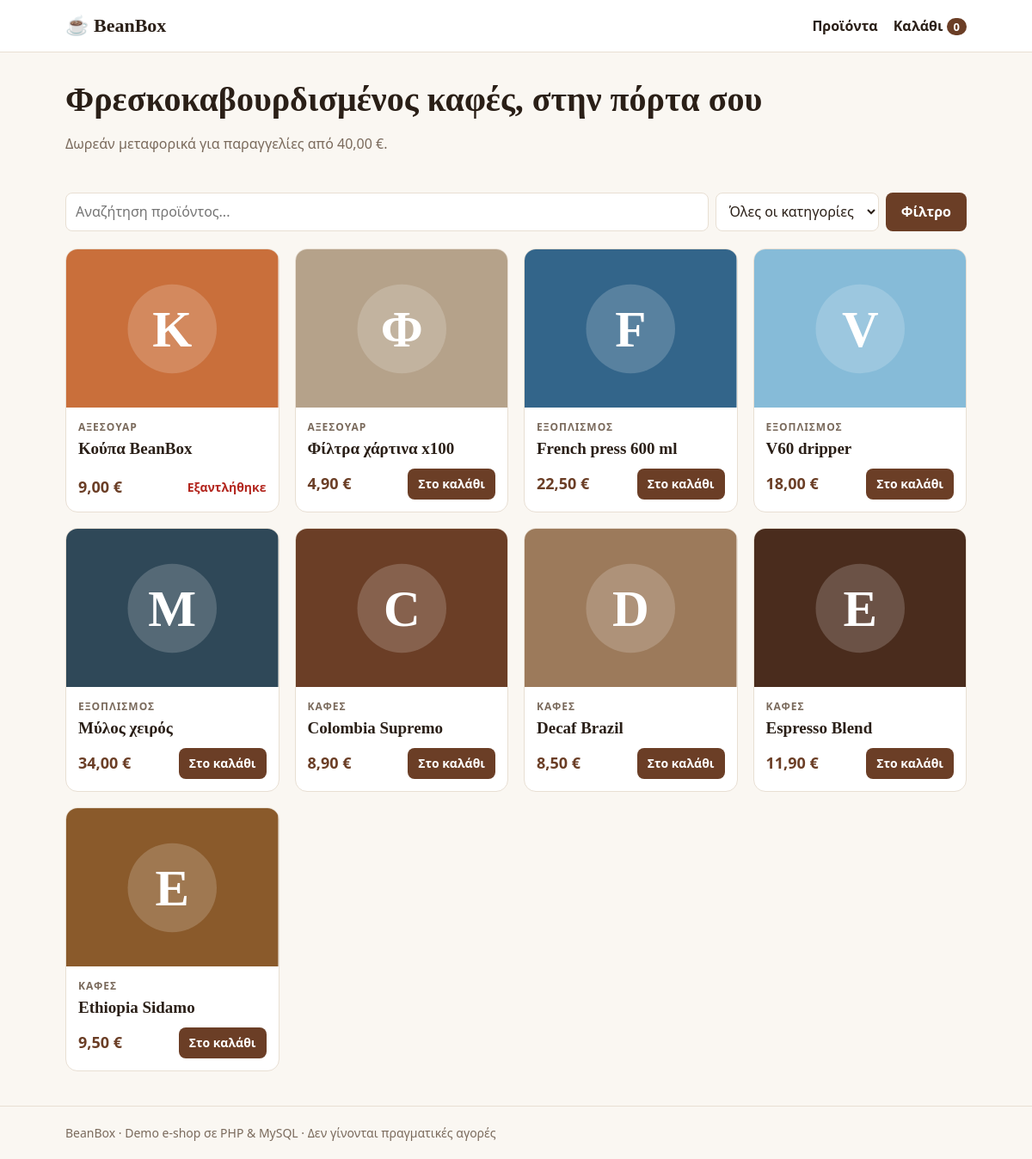
The page / on the database its author committed.
### tables this page shows
CREATE TABLE IF NOT EXISTS products (
    id          INT AUTO_INCREMENT PRIMARY KEY,
    name        VARCHAR(120)  NOT NULL,
    category    VARCHAR(60)   NOT NULL,
    description TEXT          NOT NULL,
    price       DECIMAL(10,2) NOT NULL,
    stock       INT           NOT NULL DEFAULT 0,
    color       VARCHAR(7)    NOT NULL DEFAULT '#6b4f3a',
    created_at  TIMESTAMP     NOT NULL DEFAULT CURRENT_TIMESTAMP
);

### index.php (the view, shortened to what this page needs)
<?php
require __DIR__ . '/includes/bootstrap.php';
$q   = trim($_GET['q'] ?? '');
$sql = 'SELECT * FROM products WHERE 1=1';
$params = [];
$sql .= ' ORDER BY category, name';
$stmt = db()->prepare($sql);
$stmt->execute($params);
$products = $stmt->fetchAll();
require __DIR__ . '/includes/header.php';
?>
<section class="hero">
  <h1>Φρεσκοκαβουρδισμένος καφές, στην πόρτα σου</h1>
  <p>Δωρεάν μεταφορικά για παραγγελίες από <?= money(FREE_SHIPPING_FROM) ?>.</p>
</section>
<form class="filters" method="get">
  <input type="search" name="q" value="<?= e($q) ?>" placeholder="Αναζήτηση προϊόντος...">
  <select name="cat">
    <option value="">Όλες οι κατηγορίες</option>
  </select>
  <button class="btn">Φίλτρο</button>
</form>
<?php if (!$products): ?>
  <p class="empty">Δεν βρέθηκαν προϊόντα.</p>
<?php else: ?>
<div class="grid">
  <?php foreach ($products as $p): ?>
    <article class="card">
      <a href="product.php?id=<?= (int) $p['id'] ?>" class="img"><?= product_image($p) ?></a>
      <div class="body">
        <span class="cat"><?= e($p['category']) ?></span>
        <h2><a href="product.php?id=<?= (int) $p['id'] ?>"><?= e($p['name']) ?></a></h2>
        <div class="row">
          <strong class="price"><?= money((float) $p['price']) ?></strong>
          <?php if ($p['stock'] > 0): ?>
            <form method="post" action="cart.php">
              <button class="btn small">Στο καλάθι</button>
            </form>
          <?php else: ?>
            <span class="out">Εξαντλήθηκε</span>
          <?php endif; ?>
        </div>
      </div>
    </article>
  <?php endforeach; ?>
</div>
<?php endif; ?>
<?php require __DIR__ . '/includes/footer.php'; ?>

### includes/header.php (shortened to what this page needs)
<?php
$base = $base ?? '';
?>
<!DOCTYPE html>
<html lang="el">
<head>
<link rel="stylesheet" href="<?= $base ?>assets/style.css">
</head>
<body>
<header class="top">
  <div class="wrap">
    <a class="brand" href="<?= $base ?>index.php">☕ BeanBox</a>
    <nav>
      <a href="<?= $base ?>index.php">Προϊόντα</a>
      <a class="cart-link" href="<?= $base ?>cart.php">Καλάθι <span class="badge"><?= cart_count() ?></span></a>
    </nav>
  </div>
</header>
<main class="wrap">

### includes/bootstrap.php (shortened to what this page needs)
<?php
function db(): PDO
{
    static $pdo = null;
    if ($pdo === null) {
        $dsn = getenv('DB_DSN') ?: 'mysql:host=' . DB_HOST . ';dbname=' . DB_NAME . ';charset=utf8mb4';
        $pdo = new PDO($dsn, DB_USER, DB_PASS, [
            PDO::ATTR_ERRMODE            => PDO::ERRMODE_EXCEPTION,
            PDO::ATTR_DEFAULT_FETCH_MODE => PDO::FETCH_ASSOC,
        ]);
    }
    return $pdo;
}
function e(?string $value): string
{
    return htmlspecialchars((string) $value, ENT_QUOTES, 'UTF-8');
}
function money(float $amount): string
{
    return number_format($amount, 2, ',', '.') . ' €';
}
function cart(): array
{
    return $_SESSION['cart'] ?? [];
}
function cart_count(): int
{
    return array_sum(cart());
}
function product_image(array $p): string
{
    $letter = e(mb_substr($p['name'], 0, 1));
    $color = e($p['color'] ?: '#6b4f3a');
    return '<svg viewBox="0 0 200 150" role="img" aria-label="' . e($p['name']) . '">'
        . '<rect width="200" height="150" fill="' . $color . '"/>'
        . '<circle cx="100" cy="75" r="42" fill="rgba(255,255,255,.18)"/>'
        . '<text x="100" y="92" text-anchor="middle" font-size="48" font-weight="700" fill="#fff" font-family="Georgia,serif">' . $letter . '</text>'
        . '</svg>';
}

### includes/footer.php
</main>
<footer class="foot">
  <div class="wrap">BeanBox · Demo e-shop σε PHP &amp; MySQL · Δεν γίνονται πραγματικές αγορές</div>
</footer>
</body>
</html>

### assets/style.css (style rules this page uses)
:root { --bg: #faf7f2; --surface: #fff; --ink: #2a1f17; --muted: #7a6a5c; --line: #e8dfd3; --accent: #6b3e26; --accent-ink: #fff; --danger: #b3261e; --ok: #2e7d32; }
* { box-sizing: border-box; }
body { margin: 0; background: var(--bg); color: var(--ink); font: 16px/1.55 system-ui, "Segoe UI", sans-serif; }
a { color: var(--accent); }
.wrap { max-width: 1080px; margin: 0 auto; padding: 0 16px; }
h1, h2 { font-family: Georgia, serif; line-height: 1.15; }
.top { background: var(--surface); border-bottom: 1px solid var(--line); position: sticky; top: 0; z-index: 5; }
.top .wrap { display: flex; align-items: center; justify-content: space-between; height: 60px; }
.brand { font: 700 22px Georgia, serif; text-decoration: none; color: var(--ink); }
.top nav { display: flex; gap: 18px; }
.top nav a { text-decoration: none; color: var(--ink); font-weight: 600; }
.badge { background: var(--accent); color: var(--accent-ink); border-radius: 999px; padding: 1px 8px; font-size: 13px; }
.hero { padding: 32px 0 8px; }
.hero h1 { font-size: clamp(26px, 4vw, 40px); margin: 0 0 6px; }
.hero p, .muted { color: var(--muted); }
.filters { display: flex; flex-wrap: wrap; gap: 8px; margin: 20px 0; }
.filters input { flex: 1 1 220px; }
input, select, textarea { font: inherit; padding: 9px 11px; border: 1px solid var(--line); border-radius: 8px; background: var(--surface); color: var(--ink); }
.btn { display: inline-block; border: 0; border-radius: 8px; padding: 10px 18px; background: var(--accent); color: var(--accent-ink); font: inherit; font-weight: 700; cursor: pointer; text-decoration: none; }
.btn.small { padding: 7px 12px; font-size: 14px; }
.grid { display: grid; grid-template-columns: repeat(auto-fill, minmax(230px, 1fr)); gap: 18px; margin-bottom: 40px; }
.card { background: var(--surface); border: 1px solid var(--line); border-radius: 14px; overflow: hidden; display: flex; flex-direction: column; }
.card .img svg, .detail .img svg { display: block; width: 100%; height: auto; }
.card .body { padding: 14px; display: flex; flex-direction: column; gap: 4px; flex: 1; }
.card h2 { font-size: 19px; margin: 0; }
.card h2 a { color: var(--ink); text-decoration: none; }
.card .row { margin-top: auto; display: flex; justify-content: space-between; align-items: center; gap: 8px; padding-top: 8px; }
.cat { font-size: 12px; text-transform: uppercase; letter-spacing: .08em; color: var(--muted); font-weight: 700; }
.price { color: var(--accent); font-size: 18px; }
.out { color: var(--danger); font-weight: 600; font-size: 14px; }
.foot { border-top: 1px solid var(--line); padding: 20px 0; color: var(--muted); font-size: 14px; margin-top: 20px; }

### rows shown on the page
products: name "Κ", category "ΑΞΕΣΟΥΆΡ", name "Κούπα BeanBox", price "9,00 €", stock "Εξαντλήθηκε"
products: name "Φ", category "ΑΞΕΣΟΥΆΡ", name "Φίλτρα χάρτινα x100", price "4,90 €"
products: name "F", category "ΕΞΟΠΛΙΣΜΌΣ", name "French press 600 ml", price "22,50 €"
products: name "V", category "ΕΞΟΠΛΙΣΜΌΣ", name "V60 dripper", price "18,00 €"
products: name "Μ", category "ΕΞΟΠΛΙΣΜΌΣ", name "Μύλος χειρός", price "34,00 €"
products: name "C", category "ΚΑΦΈΣ", name "Colombia Supremo", price "8,90 €"
products: name "D", category "ΚΑΦΈΣ", name "Decaf Brazil", price "8,50 €"
products: name "E", category "ΚΑΦΈΣ", name "Espresso Blend", price "11,90 €"
products: name "E", category "ΚΑΦΈΣ", name "Ethiopia Sidamo", price "9,50 €"

### other values the page prints
cart_count() "0"
money(FREE_SHIPPING_FROM) "40,00 €"
